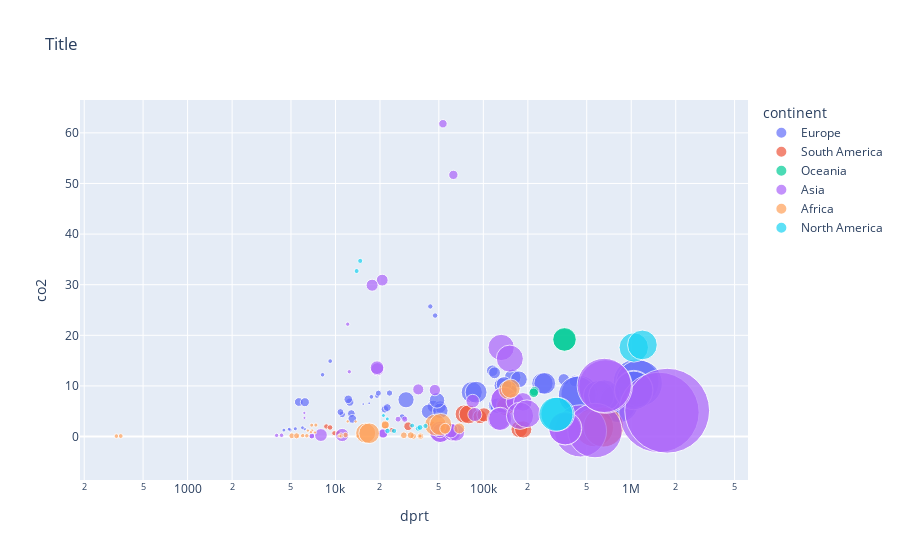

Source (notebook cell):
### Markdown cell above
### Figure 3: Total CO2 consumption on the virtical axis, with population represented by the size of the bubble

### Code cell
fig3 = px.scatter(combined.query("year in ('2006', '2007')").dropna(), x="dprt", y="co2",
                size="gdp", 
                color="continent",
                hover_name="country", log_x=True, size_max=60,
title="Title")
fig3.show()

### Figure 1 — Plotly figure (JSON) as saved in the notebook; plotly's stock layout.template omitted (floating-point values rounded to 4 significant figures)
{"data": [{"hovertemplate": "<b>%{hovertext}</b><br><br>continent=Europe<br>dprt=%{x}<br>co2=%{y}<br>gdp=%{marker.size}<extra></extra>", "hovertext": ["Albania", "Albania", "Armenia", "Armenia", "Austria", "Austria", "Azerbaijan", "Azerbaijan", "Belarus", "Belarus", "Belgium", "Belgium", "Bulgaria", "Bulgaria", "Croatia", "Croatia", "Cyprus", "Cyprus", "Estonia", "Estonia", "Finland", "Finland", "France", "France", "Georgia", "Georgia", "Germany", "Germany", "Greece", "Greece", "Hungary", "Hungary", "Ireland", "Ireland", "Italy", "Italy", "Latvia", "Latvia", "Lithuania", "Lithuania", "Luxembourg", "Luxembourg", "Malta", "Malta", "Netherlands", "Netherlands", "Poland", "Poland", "Portugal", "Portugal", "Romania", "Romania", "Slovenia", "Slovenia", "Spain", "Spain", "Switzerland", "Switzerland", "Ukraine", "Ukraine", "United Kingdom", "United Kingdom"], "legendgroup": "Europe", "marker": {"color": "#636efa", "size": [23500000000, 24900000000, 19400000000, 22000000000, 341000000000, 354000000000, 91800000000, 115000000000, 116000000000, 125000000000, 415000000000, 426000000000, 104000000000, 111000000000, 91500000000, 96000000000, 34200000000, 35600000000, 31400000000, 33700000000, 203000000000, 214000000000, 2230000000000, 2280000000000, 22700000000, 25300000000, 3170000000000, 3280000000000, 353000000000, 366000000000, 231000000000, 231000000000, 200000000000, 207000000000, 2130000000000, 2170000000000, 46800000000, 51500000000, 65700000000, 72200000000, 42800000000, 45900000000, 10900000000, 11300000000, 690000000000, 718000000000, 678000000000, 725000000000, 274000000000, 281000000000, 342000000000, 363000000000, 55700000000, 59600000000, 1450000000000, 1500000000000, 374000000000, 389000000000, 367000000000, 395000000000, 2170000000000, 2240000000000], "sizemode": "area", "sizeref": 3028000000.0, "symbol": "circle"}, "mode": "markers", "name": "Europe", "orientation": "v", "showlegend": true, "type": "scatter", "x": [4480, 4930, 6180, 5980, 150000, 151000, 12800, 13000, 5650, 6210, 158000, 174000, 12500, 12200, 21600, 22400, 17500, 19100, 8180, 9210, 115000, 119000, 806000, 825000, 4860, 5350, 1080000, 1130000, 133000, 138000, 45800, 51000, 350000, 416000, 448000, 432000, 29100, 28200, 11100, 10800, 43800, 47200, 15400, 16900, 251000, 260000, 83500, 89300, 120000, 138000, 42800, 51200, 19500, 23200, 603000, 658000, 125000, 139000, 48600, 30000, 1040000, 1040000], "xaxis": "x", "y": [1.27, 1.29, 1.49, 1.74, 9.31, 8.96, 4.54, 3.49, 6.82, 6.78, 11.7, 11.3, 6.8, 7.35, 5.4, 5.72, 7.84, 8.01, 12.2, 14.9, 13, 12.6, 6.77, 6.56, 1.46, 1.53, 10.8, 10.5, 10.1, 10.3, 5.96, 5.85, 11.3, 11, 8.36, 8.16, 3.74, 3.93, 4.36, 4.84, 25.7, 23.9, 6.41, 6.58, 10.5, 10.5, 8.76, 8.76, 6.15, 5.9, 4.95, 5.09, 8.57, 8.59, 8.04, 8.09, 6.09, 5.76, 7.14, 7.26, 9.33, 9.1], "yaxis": "y"}, {"hovertemplate": "<b>%{hovertext}</b><br><br>continent=South America<br>dprt=%{x}<br>co2=%{y}<br>gdp=%{marker.size}<extra></extra>", "hovertext": ["Argentina", "Argentina", "Bolivia", "Bolivia", "Brazil", "Brazil", "Chile", "Chile", "Colombia", "Colombia", "Ecuador", "Ecuador", "Paraguay", "Paraguay", "Peru", "Peru", "Uruguay", "Uruguay", "Venezuela", "Venezuela"], "legendgroup": "South America", "marker": {"color": "#EF553B", "size": [504000000000, 546000000000, 44700000000, 46500000000, 2290000000000, 2430000000000, 290000000000, 305000000000, 422000000000, 453000000000, 115000000000, 117000000000, 38800000000, 40800000000, 238000000000, 257000000000, 43600000000, 46400000000, 438000000000, 477000000000], "sizemode": "area", "sizeref": 3028000000.0, "symbol": "circle"}, "mode": "markers", "name": "South America", "orientation": "v", "showlegend": true, "type": "scatter", "x": [74200, 79500, 22000, 24100, 561000, 650000, 94800, 101000, 175000, 186000, 31000, 44800, 9810, 10400, 56100, 62000, 8670, 9190, 140000, 141000], "xaxis": "x", "y": [4.45, 4.39, 1.59, 1.27, 1.82, 1.88, 3.91, 4.28, 1.44, 1.41, 2.03, 2.21, 0.662, 0.674, 1.01, 1.22, 1.99, 1.79, 6.32, 5.92], "yaxis": "y"}, {"hovertemplate": "<b>%{hovertext}</b><br><br>continent=Oceania<br>dprt=%{x}<br>co2=%{y}<br>gdp=%{marker.size}<extra></extra>", "hovertext": ["Australia", "Australia", "New Zealand", "New Zealand"], "legendgroup": "Oceania", "marker": {"color": "#00cc96", "size": [813000000000, 852000000000, 133000000000, 138000000000], "sizemode": "area", "sizeref": 3028000000.0, "symbol": "circle"}, "mode": "markers", "name": "Oceania", "orientation": "v", "showlegend": true, "type": "scatter", "x": [353000, 354000, 221000, 219000], "xaxis": "x", "y": [19.1, 19.2, 8.96, 8.65], "yaxis": "y"}, {"hovertemplate": "<b>%{hovertext}</b><br><br>continent=Asia<br>dprt=%{x}<br>co2=%{y}<br>gdp=%{marker.size}<extra></extra>", "hovertext": ["Bangladesh", "Bangladesh", "Brunei", "Brunei", "Cambodia", "Cambodia", "China", "China", "India", "India", "Indonesia", "Indonesia", "Iran", "Iran", "Israel", "Israel", "Japan", "Japan", "Jordan", "Jordan", "Kazakhstan", "Kazakhstan", "Kuwait", "Kuwait", "Malaysia", "Malaysia", "Mongolia", "Mongolia", "Nepal", "Nepal", "Pakistan", "Pakistan", "Philippines", "Philippines", "Qatar", "Qatar", "Saudi Arabia", "Saudi Arabia", "Singapore", "Singapore", "Sri Lanka", "Sri Lanka", "Thailand", "Thailand", "Turkey", "Turkey", "Vietnam", "Vietnam"], "legendgroup": "Asia", "marker": {"color": "#ab63fa", "size": [250000000000, 266000000000, 27800000000, 28000000000, 28500000000, 31400000000, 9770000000000, 10900000000000, 4120000000000, 4490000000000, 1560000000000, 1660000000000, 990000000000, 1050000000000, 186000000000, 197000000000, 4360000000000, 4450000000000, 54000000000, 58900000000, 261000000000, 284000000000, 214000000000, 221000000000, 489000000000, 523000000000, 14100000000, 15600000000, 50200000000, 51900000000, 649000000000, 694000000000, 430000000000, 457000000000, 109000000000, 132000000000, 1050000000000, 1110000000000, 278000000000, 299000000000, 123000000000, 132000000000, 774000000000, 817000000000, 1120000000000, 1170000000000, 307000000000, 332000000000], "sizemode": "area", "sizeref": 3028000000.0, "symbol": "circle"}, "mode": "markers", "name": "Asia", "orientation": "v", "showlegend": true, "type": "scatter", "x": [7970, 11100, 12400, 12100, 4000, 4320, 1540000, 1750000, 454000, 569000, 357000, 358000, 136000, 138000, 36300, 47000, 670000, 657000, 26500, 29400, 19200, 19100, 20700, 17700, 164000, 185000, 6170, 6160, 6920, 6920, 51300, 51000, 61700, 65200, 53300, 62700, 132000, 151000, 84700, 87600, 21000, 21000, 127000, 130000, 177000, 197000, 50800, 60200], "xaxis": "x", "y": [0.296, 0.299, 12.8, 22.2, 0.223, 0.253, 4.77, 5.1, 1.11, 1.18, 1.51, 1.62, 7.15, 7.2, 9.31, 9.18, 9.88, 10.1, 3.43, 3.43, 13.3, 13.6, 30.9, 29.9, 6.83, 6.85, 3.68, 4.66, 0.0971, 0.0978, 0.877, 0.929, 0.758, 0.792, 61.8, 51.7, 17.6, 15.4, 7, 4.35, 0.599, 0.613, 3.46, 3.49, 4.1, 4.5, 1.17, 1.18], "yaxis": "y"}, {"hovertemplate": "<b>%{hovertext}</b><br><br>continent=Africa<br>dprt=%{x}<br>co2=%{y}<br>gdp=%{marker.size}<extra></extra>", "hovertext": ["Botswana", "Botswana", "Cameroon", "Cameroon", "Egypt", "Egypt", "Ethiopia", "Ethiopia", "Kenya", "Kenya", "Madagascar", "Madagascar", "Malawi", "Malawi", "Mauritius", "Mauritius", "Morocco", "Morocco", "Mozambique", "Mozambique", "Namibia", "Namibia", "Nigeria", "Nigeria", "Senegal", "South Africa", "South Africa", "Tanzania", "Tanzania", "Tunisia", "Tunisia", "Uganda", "Uganda", "Zambia", "Zambia", "Zimbabwe", "Zimbabwe"], "legendgroup": "Africa", "marker": {"color": "#FFA15A", "size": [24400000000, 25600000000, 43900000000, 44900000000, 705000000000, 744000000000, 59400000000, 65800000000, 70000000000, 74900000000, 25900000000, 27600000000, 7960000000, 8720000000, 16500000000, 17400000000, 176000000000, 180000000000, 15600000000, 16800000000, 16700000000, 17700000000, 608000000000, 647000000000, 23200000000, 518000000000, 548000000000, 53000000000, 56800000000, 94300000000, 100000000000, 32700000000, 35500000000, 28400000000, 30200000000, 17000000000, 16300000000], "sizemode": "area", "sizeref": 3028000000.0, "symbol": "circle"}, "mode": "markers", "name": "Africa", "orientation": "v", "showlegend": true, "type": "scatter", "x": [6910, 7370, 10900, 11700, 47400, 51400, 33600, 37500, 29000, 32300, 14100, 37300, 5530, 5890, 13700, 12100, 55200, 68800, 10500, 10800, 6510, 6940, 16000, 16900, 0, 147000, 153000, 5070, 5460, 21700, 21700, 330, 353, 6010, 6400, 6820, 7270], "xaxis": "x", "y": [2.25, 2.26, 0.206, 0.305, 2.29, 2.38, 0.0678, 0.0724, 0.248, 0.247, 0.0883, 0.0918, 0.0708, 0.0727, 2.96, 2.99, 1.54, 1.61, 0.0909, 0.101, 1.18, 1.18, 0.687, 0.645, 0.389, 9.22, 9.47, 0.149, 0.14, 2.22, 2.3, 0.0865, 0.0956, 0.183, 0.149, 0.853, 0.803], "yaxis": "y"}, {"hovertemplate": "<b>%{hovertext}</b><br><br>continent=North America<br>dprt=%{x}<br>co2=%{y}<br>gdp=%{marker.size}<extra></extra>", "hovertext": ["Canada", "Canada", "Costa Rica", "Costa Rica", "El Salvador", "El Salvador", "Jamaica", "Jamaica", "Mexico", "Mexico", "Panama", "Panama", "Trinidad and Tobago", "Trinidad and Tobago"], "legendgroup": "North America", "marker": {"color": "#19d3f3", "size": [1310000000000, 1340000000000, 49000000000, 52700000000, 43400000000, 45000000000, 24000000000, 24300000000, 1710000000000, 1760000000000, 36100000000, 40400000000, 38300000000, 40100000000], "sizemode": "area", "sizeref": 3028000000.0, "symbol": "circle"}, "mode": "markers", "name": "North America", "orientation": "v", "showlegend": true, "type": "scatter", "x": [1040000, 1190000, 36200, 37300, 24900, 22500, 21100, 22400, 318000, 310000, 33000, 40600, 13900, 14700], "xaxis": "x", "y": [17.6, 18.1, 1.6, 1.79, 1.11, 1.12, 4.15, 3.48, 4.43, 4.4, 2.17, 2.09, 32.7, 34.7], "yaxis": "y"}], "layout": {"legend": {"itemsizing": "constant", "title": {"text": "continent"}, "tracegroupgap": 0}, "title": {"text": "Title"}, "xaxis": {"anchor": "y", "domain": [0, 1], "title": {"text": "dprt"}, "type": "log"}, "yaxis": {"anchor": "x", "domain": [0, 1], "title": {"text": "co2"}}}}
